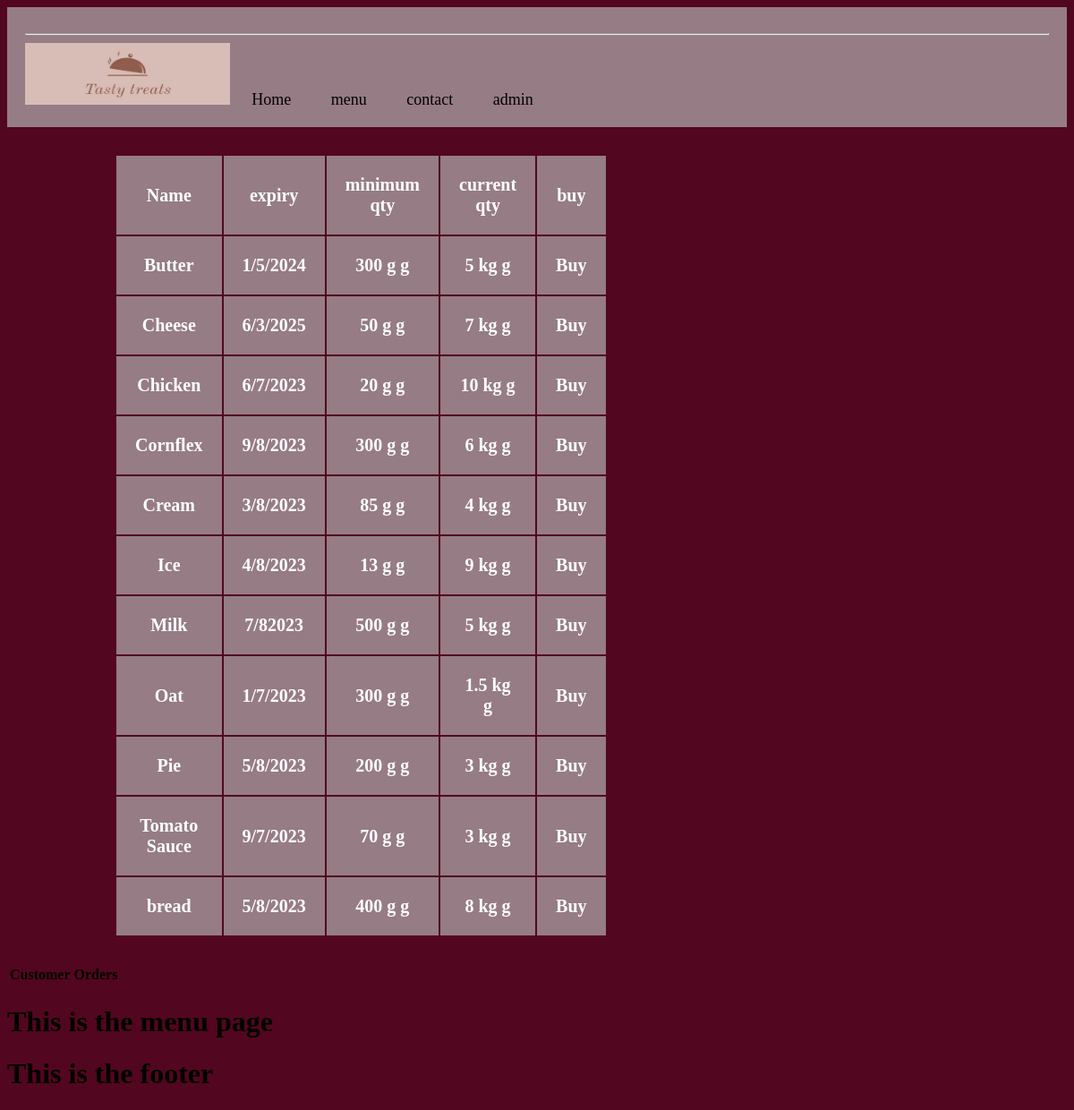
The page /admin on the database as committed earlier.
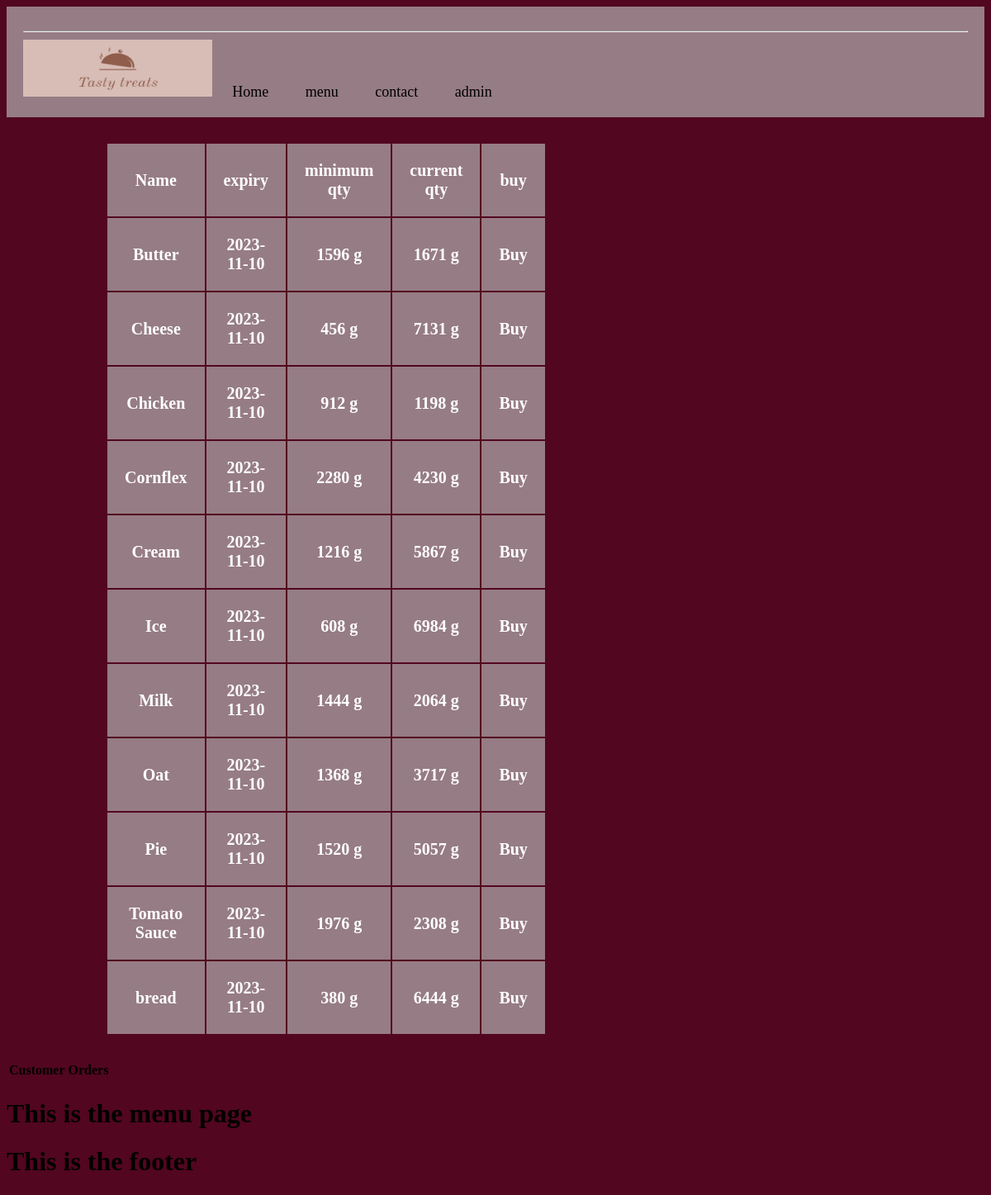
The same page on the database as committed later.
### tables this page shows
CREATE TABLE Inventory (item_id INTEGER PRIMARY KEY AUTOINCREMENT, item_name TEXT, item_expiry, base_qty INTEGER, balance_qty INTEGER);

### routes.py (the view)
@app.route("/admin")
def admin():
    inventory = select_database('SELECT * FROM Inventory ORDER BY \
item_name ASC;',None, 1)
    return render_template("admin.html", title="admin", inventory=inventory)

### routes.py (called while the page is built)
def select_database(statement,Parameters,mode):
    conn = sqlite3.connect('Inventory_management_system.db')
    cur = conn.cursor()
    if Parameters is None:
        cur.execute(statement)
    else:
        argument_tuple = []
        for parameter in Parameters:
            argument_tuple.append(parameter)
        argument_tuple = tuple(argument_tuple)
        cur.execute(statement, argument_tuple)
    if mode == 1:
        results = cur.fetchall()
    else:
        results = cur.fetchone()
    conn.close()
    return results

### Templates/admin.html (shortened to what this page needs)
{% extends 'layout.html' %}
{% block content %}
<!DOCTYPE html>
<html>
  <link rel="stylesheet" href="styles.css">
<body>
<table class="grid-container">
  <form>
    <tr>
        <th class="grid-item">Name</th>
        <th class="grid-item">expiry</th>
        <th class="grid-item">minimum qty</th>
        <th class="grid-item">current qty</th>
        <th class="grid-item">buy</th>
    </tr>
        {% for inventory in inventory %}
    <tr>
        <td class="grid-item">{{ inventory[1] }}</td>
        <td class="grid-item">{{ inventory[2] }}</td>
        <td class="grid-item">{{ inventory[3] }} g</td>
        <td class="grid-item">{{ inventory[4] }} g</td>
        <td class="grid-item"><a href="/add_product?added_qty=500&id={{ inventory[0] }}">Buy</a></td>
    </tr>
        {% endfor %}
  </form>
</table>
<table>
  <th>Customer</th>
  <th>Orders</th>
</table>
<h1>This is the menu page</h1>
{% endblock %}

Rows that differ between the two databases and show on the page:
changed Inventory "Butter": item_expiry "1/5/2024" → "2023-11-10"; base_qty "300 g" → "1596"; balance_qty "5 kg" → "1671"
changed Inventory "Cheese": item_expiry "6/3/2025" → "2023-11-10"; base_qty "50 g" → "456"; balance_qty "7 kg" → "7131"
changed Inventory "Chicken": item_expiry "6/7/2023" → "2023-11-10"; base_qty "20 g" → "912"; balance_qty "10 kg" → "1198"
changed Inventory "Cornflex": item_expiry "9/8/2023" → "2023-11-10"; base_qty "300 g" → "2280"; balance_qty "6 kg" → "4230"
changed Inventory "Cream": item_expiry "3/8/2023" → "2023-11-10"; base_qty "85 g" → "1216"; balance_qty "4 kg" → "5867"
changed Inventory "Ice": item_expiry "4/8/2023" → "2023-11-10"; base_qty "13 g" → "608"; balance_qty "9 kg" → "6984"
changed Inventory "Milk": item_expiry "7/82023" → "2023-11-10"; base_qty "500 g" → "1444"; balance_qty "5 kg" → "2064"
changed Inventory "Oat": item_expiry "1/7/2023" → "2023-11-10"; base_qty "300 g" → "1368"; balance_qty "1.5 kg" → "3717"
changed Inventory "Pie": item_expiry "5/8/2023" → "2023-11-10"; base_qty "200 g" → "1520"; balance_qty "3 kg" → "5057"
changed Inventory "Tomato Sauce": item_expiry "9/7/2023" → "2023-11-10"; base_qty "70 g" → "1976"; balance_qty "3 kg" → "2308"
changed Inventory "bread": item_expiry "5/8/2023" → "2023-11-10"; base_qty "400 g" → "380"; balance_qty "8 kg" → "6444"
